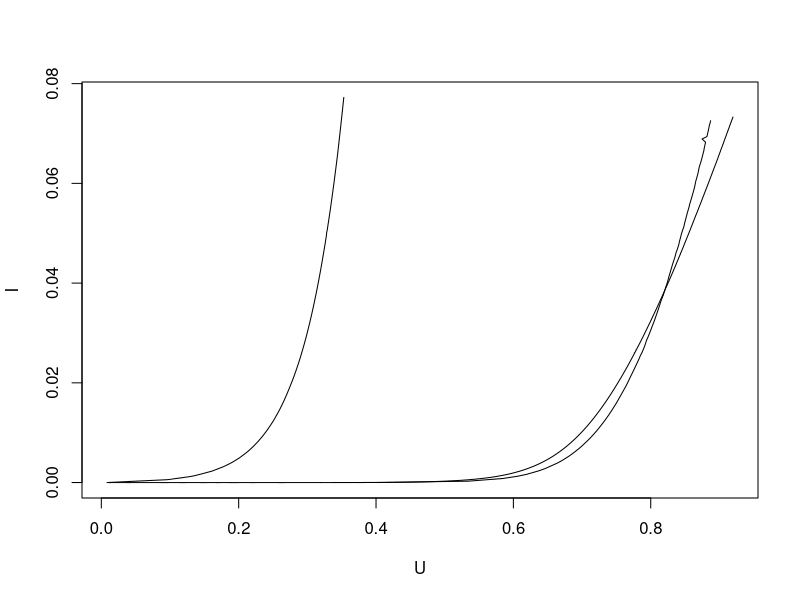

The R source for this figure: (Note: this script raises an error after producing the figure.)



prostownicza <- read.csv2("prostownicza.txt",dec=",")
germanowa <- read.csv2("germanowa.txt",dec=",")
impulsowa <- read.csv2("impulsowa.txt",dec=",")
biala <- read.csv2("biala.txt",dec=",")
zolta <- read.csv2("zolta.txt",dec=",")
zielona <- read.csv2("zielona.txt",dec=",")
pomaranczowa <- read.csv2("pomaranczowa.txt",dec=",")


bialaGood <- biala + 2*(abs(min(biala)))
zoltaGood <- zolta + 2*(abs(min(zolta)))
zielonaGood <- zielona + 2*abs(min(zielona))
pomaranczowaGood <- pomaranczowa + 2*abs(min(pomaranczowa))


xmin1 <- min(germanowa$U,prostownicza$U,impulsowa$U)
xmax1 <- max(germanowa$U,prostownicza$U,impulsowa$U)
ymin1 <- min(germanowa$I,prostownicza$I,impulsowa$I)
ymax1 <- max(germanowa$I,prostownicza$I,impulsowa$I)

xmin <- min(xmin1,bialaGood$U,zielonaGood$U,pomaranczowaGood$U)
xmax <- max(xmax1,bialaGood$U,zielonaGood$U,pomaranczowaGood$U)
ymin <- min(ymin1,bialaGood$I,zielonaGood$I,pomaranczowaGood$I)
ymax <- max(ymax1,bialaGood$I,zielonaGood$I,pomaranczowaGood$I)

xmin;xmax;ymin;ymax;

pdf("out/1-linia.pdf")
plot(prostownicza,type="l",xlim=c(xmin1,xmax1),ylim = c(ymin1,ymax1))
points(germanowa,type="l")
points(impulsowa,type="l")
dev.off()

#Linia
pdf("out/1-log.pdf")
plot(prostownicza,type="l",xlim=c(xmin1,xmax1),ylim = c(ymin1,ymax1),log="y")
points(germanowa,type="l")
points(impulsowa,type="l")
dev.off()

pdf("out/all-linia.pdf")
plot(prostownicza,type="l",xlim=c(xmin,xmax),ylim = c(ymin,ymax))
points(germanowa,type="l")
points(impulsowa,type="l")
points(bialaGood,type="l")
points(zoltaGood,type="l")
points(zielonaGood,type="l")
points(pomaranczowaGood,type="l")
dev.off()

pdf("out/all-log.pdf")
plot(prostownicza,type="l",xlim=c(xmin,xmax),ylim = c(ymin,ymax),log="y")
points(germanowa,type="l")
points(impulsowa,type="l")
points(bialaGood,type="l")
points(zoltaGood,type="l")
points(zielonaGood,type="l")
points(pomaranczowaGood,type="l")
dev.off()

pdf("out/prostownicza.pdf")
plot(prostownicza,type="l",log="y")
dev.off()

pdf("out/germanowa.pdf")
plot(germanowa,type="l",log="y")
dev.off()

pdf("out/impulsowa.pdf")
plot(impulsowa,type="l",log="y")
dev.off()

pdf("out/biala.pdf")
plot(bialaGood,type="l",log="y")
nnnndev.off()

pdf("out/zolta.pdf")
plot(zoltaGood,type="l",log="y")
dev.off()

pdf("out/zielona.pdf")
plot(zielonaGood,type="l",log="y")
dev.off()

pdf("out/pomaranczowa.pdf")
plot(pomaranczowaGood,type="l",log="y")
dev.off()

v6 <- read.csv2("3v6.txt",dec=",")
v4 <- read.csv2("5v4.txt",dec=",")
v5 <- read.csv2("7v5.txt",dec=",")

xmin <- min(v6$U,v4$U,v5$U)
xmax <- max(v6$U,v4$U,v5$U)
ymin <- min(v6$I,v4$I,v5$I)
ymax <- max(v6$I,v4$I,v5$I)

pdf("out/zener.pdf")
plot(v6,type="l",xlim=c(xmin,xmax),ylim = c(ymin,ymax))
points(v4,type="l")
points(v5,type="l")
dev.off()

xmin <- min(-v6$U,-v4$U,-v5$U)
ymin <- min(-v6$I,-v4$I,-v5$I)
xmax <- max(xmax1,bialaGood$U,zielonaGood$U,pomaranczowaGood$U)
ymax <- max(ymax1,bialaGood$I,zielonaGood$I,pomaranczowaGood$I)

pdf("out/all.pdf")
plot(prostownicza,type="l",xlim=c(xmin,xmax),ylim = c(ymin,ymax))
abline(v=0,h=0)
points(germanowa,type="l")
points(impulsowa,type="l")
points(bialaGood,type="l")
points(zoltaGood,type="l")
points(zielonaGood,type="l")
points(pomaranczowaGood,type="l")
points(-v6,type="l")
points(-v4,type="l")
points(-v5,type="l")
pdev.off()
